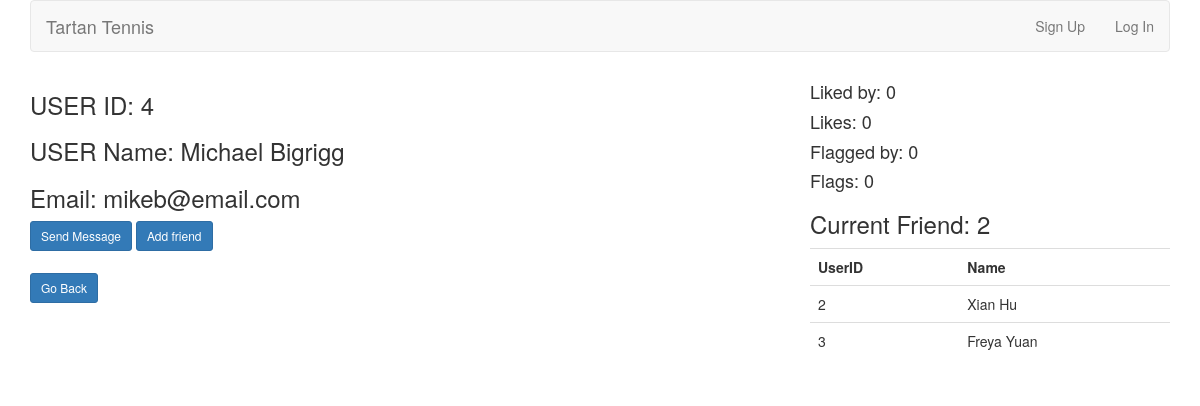
/dashboard.php?profile_id=4, run on the app's committed database.
### tables this page shows
CREATE TABLE `users` (
  `user_id` int(10) UNSIGNED NOT NULL PRIMARY KEY AUTO_INCREMENT,
  `first_name` varchar(20) NOT NULL,
  `last_name` varchar(20) NOT NULL,
  `username` varchar(20) NOT NULL,
  `email` varchar(50) NOT NULL,
  `pass` char(40) NOT NULL,
  `created_at` timestamp NOT NULL DEFAULT CURRENT_TIMESTAMP,
  `updated_at` timestamp NOT NULL DEFAULT CURRENT_TIMESTAMP ON UPDATE CURRENT_TIMESTAMP
);

CREATE TABLE `friends` (
  `friend_id` int(11) NOT NULL PRIMARY KEY AUTO_INCREMENT,
  `friender_id` int(11) NOT NULL,
  `friendee_id` int(11) NOT NULL,
  `friender_group` varchar(50),
  `friendee_group` varchar(50)
);

### dashboard.php (the view, shortened to what this page needs)
<?php
include ('includes/header.php');
$profile_id = $_GET['profile_id'];
$user = $_GET['user'];
?>
<div class="row">
  <div class="col-md-8">
<?php
$q = "SELECT first_name, last_name, email FROM users WHERE user_id = {$profile_id}";
$r = @mysqli_query($dbc, $q);
while($row = mysqli_fetch_array($r)) {
    echo '<h3>USER ID: ' . $profile_id . '</h3>';
    echo '<h3>USER Name: ' . $row['first_name'] . ' ' . $row['last_name'] . '</h3>';
    echo '<h3>Email: ' . $row['email'] . '</h3>';
    if($user != $profile_id) {
        echo '<a class="btn btn-primary btn-sm" href="send_message.php?receiver_id='
                            . $profile_id . '">Send Message</a>' . '              ' .
        '<a class="btn btn-primary btn-sm" href="friend_request.php?receiver_id='
                            . $profile_id . '">Add friend</a>';
        echo '<h3><a class="btn btn-primary btn-sm"
        href="index.php">Go Back</a> </h3> ';
    }
}
?>
  </div>
  <div class="col-md-4">
<?php
$likeeq = "SELECT * FROM likes WHERE likee_id = {$profile_id}";
$likerq = "SELECT * FROM likes WHERE liker_id = {$profile_id}";
$badlikerq = "SELECT * FROM likes WHERE liker_id = {$profile_id} AND bad_like = 1";
$badlikeeq = "SELECT * FROM likes WHERE likee_id = {$profile_id} AND bad_like = 1";
$likeer = mysqli_query($dbc, $likeeq);
$likerr = mysqli_query($dbc, $likerq);
$badlikeer = mysqli_query($dbc, $badlikeeq);
$badlikerr = mysqli_query($dbc, $badlikerq);
$num_likeer = mysqli_num_rows($likeer);
$num_likerr = mysqli_num_rows($likerr);
$num_badlikeer = mysqli_num_rows($badlikeer);
$num_badlikerr = mysqli_num_rows($badlikerr);
echo '<h4>Liked by: ' . $num_likeer . '</h4>';
echo '<h4>Likes: ' . $num_likerr . '</h4>';
echo '<h4>Flagged by: ' . $num_badlikeer . '</h4>';
echo '<h4>Flags: ' . $num_badlikerr . '</h4>';
if($user == $profile_id) {
    include ('personal.php');
} else {
    $all = "SELECT * FROM friends WHERE friender_id = {$profile_id} OR friendee_id = {$profile_id}";
    $ra = mysqli_query($dbc, $all);
    $num_friends = mysqli_num_rows($ra);
    echo '<h3>Current Friend: ' . $num_friends . '</h3>';
    if ($num_friends > 0) {
        echo '<table class="table">
        <tr>
        <th>UserID</th>
        <th>Name</th>
        </tr>';
        while($row = mysqli_fetch_array($ra)) {
            if($row['friender_id'] == $profile_id){
                $q1 = "SELECT * FROM users WHERE user_id = {$row['friendee_id']}";
                $r1 = mysqli_query($dbc, $q1);
                while($row_1 = mysqli_fetch_array($r1)) {
                    echo
                    '<tr>
                    <td>' . $row['friendee_id'] . '</td>
                    <td>' . $row_1['first_name'] . ' ' . $row_1['last_name'] . '</td>
                    </tr>';
                }
            } else {
                $q2 = "SELECT * FROM users WHERE user_id = {$row['friender_id']}";
                $r2 = mysqli_query($dbc, $q2);
                while($row_2 = mysqli_fetch_array($r2)) {
                    echo
                    '<tr>
                    <td>' . $row['friender_id'] . '</td>
                    <td>' . $row_2['first_name'] . ' ' . $row_2['last_name'] . '</td>
                    </tr>';
                }
            }
        }
        echo '</table>';
    }
}
?>
  </div>
</div>

### data on the page
users: first_name "Michael", last_name "Bigrigg", email "mikeb@email.com"
friends: friender "2"
users: first_name "Xian", last_name "Hu"
friends: friender "3"
users: first_name "Freya", last_name "Yuan"

### other printed values
$num_likeer "0"
$num_likerr "0"
$num_badlikeer "0"
$num_badlikerr "0"
$num_friends "2"
